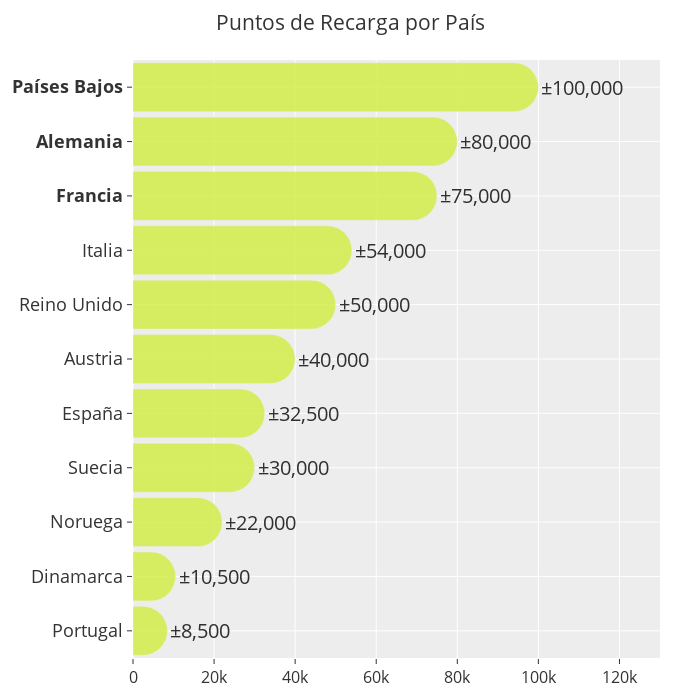

This figure's notebook cell:
### Code cell
# Ordenar el DataFrame de menor a mayor en base a la columna 'puntos_recarga'
puntos_paises = puntos_paises.sort_values(by="puntos_recarga", ascending=True)

# Crear la figura
fig = go.Figure()

# Umbral para determinar si el texto va dentro o fuera
umbral = puntos_paises["puntos_recarga"].max() * 0.6  # 60% del valor máximo como umbral

# Lista de los tres países con más puntos de recarga
top_paises = ["Países Bajos", "Alemania", "Francia"]

# Añadir cada país al gráfico de barras en horizontal
for i, row in puntos_paises.iterrows():
    valor = row["puntos_recarga"]
    text_position = 'outside' if valor > umbral else 'outside'
    
    fig.add_trace(go.Bar(
        y=[f"<b>{row['pais']}</b>" if row["pais"] in top_paises else row["pais"]],
        x=[valor],
        name=row["pais"],
        orientation='h',
        marker=dict(color="#d1ec3f", cornerradius=30),
        text=f"±{valor:,.0f}",
        textposition=text_position,
        textfont=dict(size=20, color='black'),
        width=0.9,
        opacity=0.8
    ))

# Configurar el diseño del gráfico
fig.update_layout(
    title="Puntos de Recarga por País",
    title_font_size=21,
    yaxis_title_font_size=18,
    xaxis_title_font_size=18,
    barmode="group",
    xaxis=dict(range=[0, 130000], tickfont=dict(size=16)),  # Rango logarítmico ajustado
    yaxis=dict(tickfont=dict(size=18)),
    margin=dict(l=40, r=40, t=60, b=20),  # Ajuste de márgenes
    showlegend=False,
    height=700,  # Ajustar la altura para que el gráfico sea más alto
    width=700    # Ajustar el ancho para hacerlo más ancho
)

fig.show()

### Figure 1 — Plotly figure (JSON) as saved in the notebook; plotly's stock layout.template omitted (floating-point values rounded to 4 significant figures)
{"data": [{"marker": {"color": "#d1ec3f", "cornerradius": 30}, "name": "Portugal", "opacity": 0.8, "orientation": "h", "text": "±8,500", "textfont": {"color": "black", "size": 20}, "textposition": "outside", "type": "bar", "width": 0.9, "x": [8500], "y": ["Portugal"]}, {"marker": {"color": "#d1ec3f", "cornerradius": 30}, "name": "Dinamarca", "opacity": 0.8, "orientation": "h", "text": "±10,500", "textfont": {"color": "black", "size": 20}, "textposition": "outside", "type": "bar", "width": 0.9, "x": [10500], "y": ["Dinamarca"]}, {"marker": {"color": "#d1ec3f", "cornerradius": 30}, "name": "Noruega", "opacity": 0.8, "orientation": "h", "text": "±22,000", "textfont": {"color": "black", "size": 20}, "textposition": "outside", "type": "bar", "width": 0.9, "x": [22000], "y": ["Noruega"]}, {"marker": {"color": "#d1ec3f", "cornerradius": 30}, "name": "Suecia", "opacity": 0.8, "orientation": "h", "text": "±30,000", "textfont": {"color": "black", "size": 20}, "textposition": "outside", "type": "bar", "width": 0.9, "x": [30000], "y": ["Suecia"]}, {"marker": {"color": "#d1ec3f", "cornerradius": 30}, "name": "España", "opacity": 0.8, "orientation": "h", "text": "±32,500", "textfont": {"color": "black", "size": 20}, "textposition": "outside", "type": "bar", "width": 0.9, "x": [32500], "y": ["España"]}, {"marker": {"color": "#d1ec3f", "cornerradius": 30}, "name": "Austria", "opacity": 0.8, "orientation": "h", "text": "±40,000", "textfont": {"color": "black", "size": 20}, "textposition": "outside", "type": "bar", "width": 0.9, "x": [40000], "y": ["Austria"]}, {"marker": {"color": "#d1ec3f", "cornerradius": 30}, "name": "Reino Unido", "opacity": 0.8, "orientation": "h", "text": "±50,000", "textfont": {"color": "black", "size": 20}, "textposition": "outside", "type": "bar", "width": 0.9, "x": [50000], "y": ["Reino Unido"]}, {"marker": {"color": "#d1ec3f", "cornerradius": 30}, "name": "Italia", "opacity": 0.8, "orientation": "h", "text": "±54,000", "textfont": {"color": "black", "size": 20}, "textposition": "outside", "type": "bar", "width": 0.9, "x": [54000], "y": ["Italia"]}, {"marker": {"color": "#d1ec3f", "cornerradius": 30}, "name": "Francia", "opacity": 0.8, "orientation": "h", "text": "±75,000", "textfont": {"color": "black", "size": 20}, "textposition": "outside", "type": "bar", "width": 0.9, "x": [75000], "y": ["<b>Francia</b>"]}, {"marker": {"color": "#d1ec3f", "cornerradius": 30}, "name": "Alemania", "opacity": 0.8, "orientation": "h", "text": "±80,000", "textfont": {"color": "black", "size": 20}, "textposition": "outside", "type": "bar", "width": 0.9, "x": [80000], "y": ["<b>Alemania</b>"]}, {"marker": {"color": "#d1ec3f", "cornerradius": 30}, "name": "Países Bajos", "opacity": 0.8, "orientation": "h", "text": "±100,000", "textfont": {"color": "black", "size": 20}, "textposition": "outside", "type": "bar", "width": 0.9, "x": [100000], "y": ["<b>Países Bajos</b>"]}], "layout": {"barmode": "group", "height": 700, "margin": {"b": 20, "l": 40, "r": 40, "t": 60}, "showlegend": false, "title": {"font": {"size": 21}, "text": "Puntos de Recarga por País"}, "width": 700, "xaxis": {"range": [0, 130000], "tickfont": {"size": 16}, "title": {"font": {"size": 18}}}, "yaxis": {"tickfont": {"size": 18}, "title": {"font": {"size": 18}}}}}
